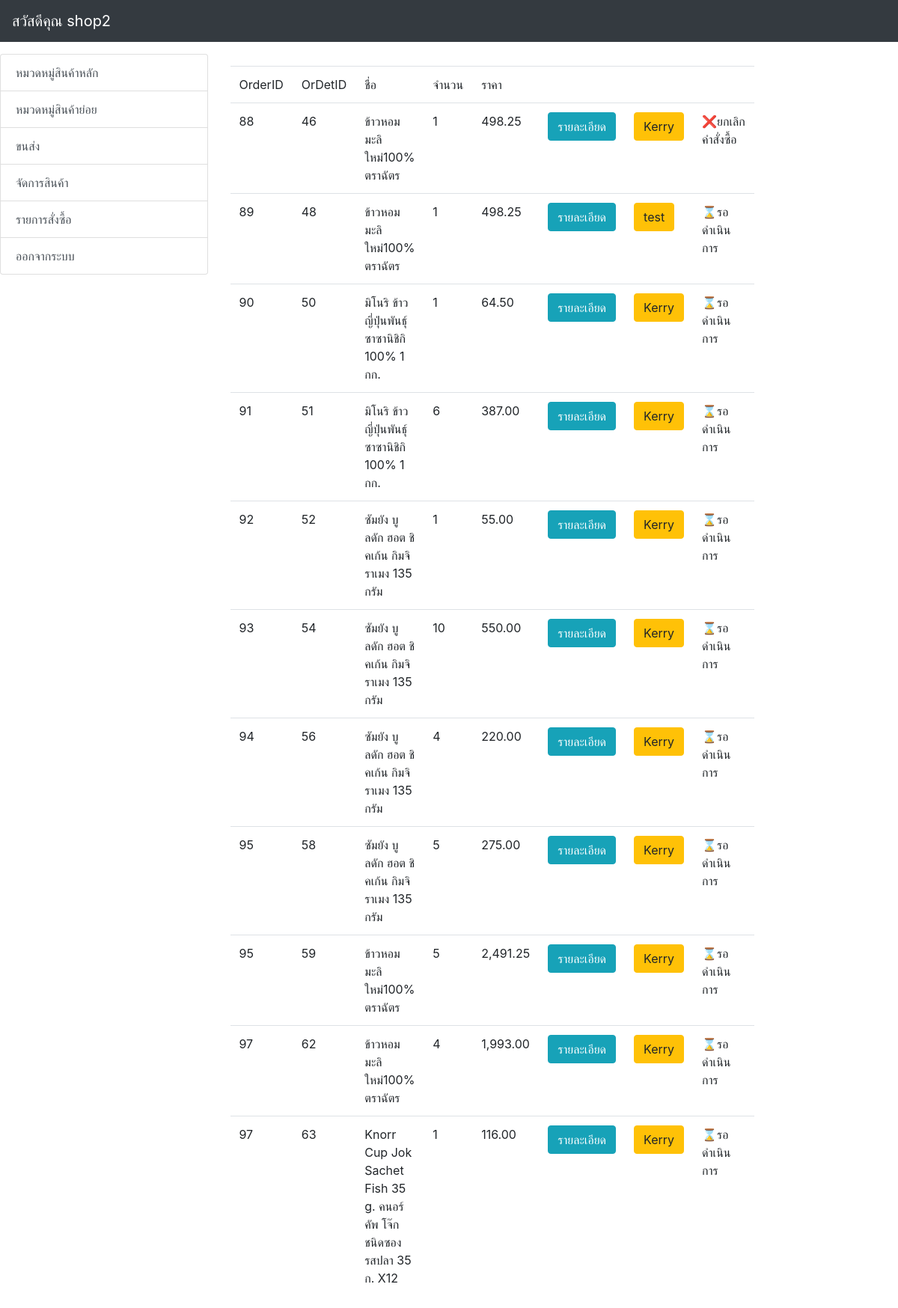
Screenshot of /backed/order.php (signed in) with the database file from the repository.
### tables this page shows
CREATE TABLE `product` (
  `ProID` int(15) NOT NULL,
  `ProName` varchar(100) NOT NULL,
  `Picture` varchar(200) NOT NULL,
  `Price` float NOT NULL,
  `Discount` float NOT NULL,
  `ProDe` varchar(500) NOT NULL,
  `Stock` int(10) NOT NULL,
  `OwID` int(15) NOT NULL,
  `SCatID` int(15) NOT NULL
);

CREATE TABLE `order` (
  `OrderID` int(15) NOT NULL,
  `TotalPrice` float NOT NULL,
  `OrDiscount` float NOT NULL,
  `OrPrice` float NOT NULL,
  `OrderDate` date NOT NULL,
  `ShipperID` int(15) NOT NULL,
  `CustomerID` int(15) NOT NULL
);

CREATE TABLE `orderdetails` (
  `OrDetID` int(15) NOT NULL,
  `Quantity` int(10) NOT NULL,
  `OrDDiscount` float NOT NULL,
  `OrDPrice` float NOT NULL,
  `Status` varchar(50) NOT NULL,
  `ProID` int(15) NOT NULL,
  `OrderID` int(15) NOT NULL
);

CREATE TABLE `shipper` (
  `ShipperID` int(15) NOT NULL,
  `ComName` varchar(50) NOT NULL,
  `Phone` varchar(15) NOT NULL
);

### backed/order_list.php (the view, shortened to what this page needs)
<?php
include('condb.php');
$query = "
SELECT * FROM product as p INNER JOIN orderdetails as od ON (p.ProID=od.ProID)
INNER JOIN `order` as o  ON (o.OrderID = od.OrderID)
INNER JOIN shipper as s  ON (s.ShipperID = o.ShipperID)
WHERE p.OwID = '".$_SESSION['OwID']."'
ORDER BY od.OrDetID asc" or die("Error:" . mysqli_error($con));
$result = mysqli_query($con, $query);
echo  ' <table class="table table-hover">';
    echo "<tr>
      <td width='3%'>OrderID</td>
      <td width='3%'>OrDetID</td>
      <td width=30%>ชื่อ</td>
      <td width=3%>จำนวน</td>
      <td width=3%>ราคา</td>
      <td width=1%> </td>
      <td width=1%> </td>
      <td width=20%> </td>
    </tr>";
  while($row = mysqli_fetch_array($result) ) {
  echo "<tr>";
  echo "<td>" .$row["OrderID"].  "</td> ";
    echo "<td>" .$row["OrDetID"].  "</td> ";
    echo "<td>" .$row["ProName"].  "</td> ";
    echo "<td>" .$row["Quantity"].  "</td> ";
    echo "<td>" .number_format($row["OrDPrice"]-$row["OrDDiscount"],2) .  "</td> ";
    echo "<td><a href='order.php?act=detail&ID=$row[9]' class='btn btn-info btn-xs'>รายละเอียด</a></td> ";
    echo "<td><a href='order.php?act=shipper&ID=$row[15]' class='btn btn-warning btn-xs'>".$row["ComName"]."</a></td> ";
    echo "<td>" .$row["Status"] .  "</td> ";
  echo "</tr>";
  }
echo "</table>";
?>

### rows the page displays
product: order.OrderID "88", orderdetails.OrDetID "46", ProName "ข้าวหอมมะลิใหม่100% ตราฉัตร", orderdetails.Quantity "1", orderdetails.OrDPrice+OrDDiscount "498.25", shipper.ComName "Kerry", orderdetails.Status "❌ยกเลิกคำสั่งซื้อ", order.OrderID "89", orderdetails.OrDetID "48", shipper.ComName "test", orderdetails.Status "⌛รอดำเนินการ", order.OrderID "95", orderdetails.OrDetID "59", orderdetails.Quantity "5", orderdetails.OrDPrice+OrDDiscount "2,491.25", order.OrderID "97", orderdetails.OrDetID "62", orderdetails.Quantity "4", orderdetails.OrDPrice+OrDDiscount "1,993.00"
product: order.OrderID "90", orderdetails.OrDetID "50", ProName "มิโนริ ข้าวญี่ปุ่นพันธุ์ซาซานิชิกิ 100% 1 กก.", orderdetails.Quantity "1", orderdetails.OrDPrice+OrDDiscount "64.50", shipper.ComName "Kerry", orderdetails.Status "⌛รอดำเนินการ", order.OrderID "91", orderdetails.OrDetID "51", orderdetails.Quantity "6", orderdetails.OrDPrice+OrDDiscount "387.00"
product: order.OrderID "92", orderdetails.OrDetID "52", ProName "ซัมยัง บูลดัก ฮอต ชิคเก้น กิมจิ ราเมง 135 กรัม", orderdetails.Quantity "1", orderdetails.OrDPrice+OrDDiscount "55.00", shipper.ComName "Kerry", orderdetails.Status "⌛รอดำเนินการ", order.OrderID "93", orderdetails.OrDetID "54", orderdetails.Quantity "10", orderdetails.OrDPrice+OrDDiscount "550.00", order.OrderID "94", orderdetails.OrDetID "56", orderdetails.Quantity "4", orderdetails.OrDPrice+OrDDiscount "220.00", order.OrderID "95", orderdetails.OrDetID "58", orderdetails.Quantity "5", orderdetails.OrDPrice+OrDDiscount "275.00"
product: order.OrderID "97", orderdetails.OrDetID "63", ProName "Knorr Cup Jok Sachet Fish 35 g. คนอร์ คัพ โจ๊ก ชนิดซอง รสปลา 35 ก. X12", orderdetails.Quantity "1", orderdetails.OrDPrice+OrDDiscount "116.00", shipper.ComName "Kerry", orderdetails.Status "⌛รอดำเนินการ"

### other values shown
$_SESSION['OwName'] "shop2"
